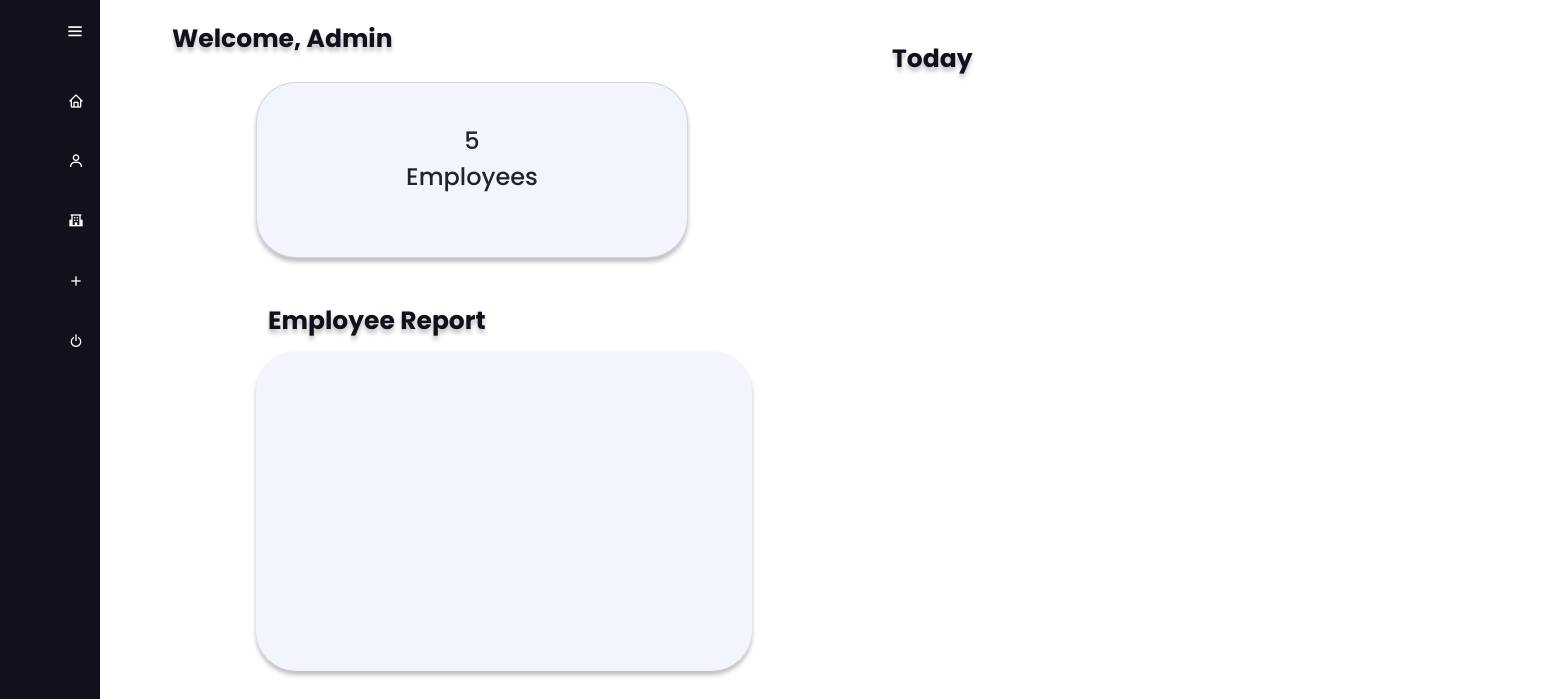
The page /pages/admin/admin-dashboard.php?status=authorized (signed in) on the database as committed earlier.
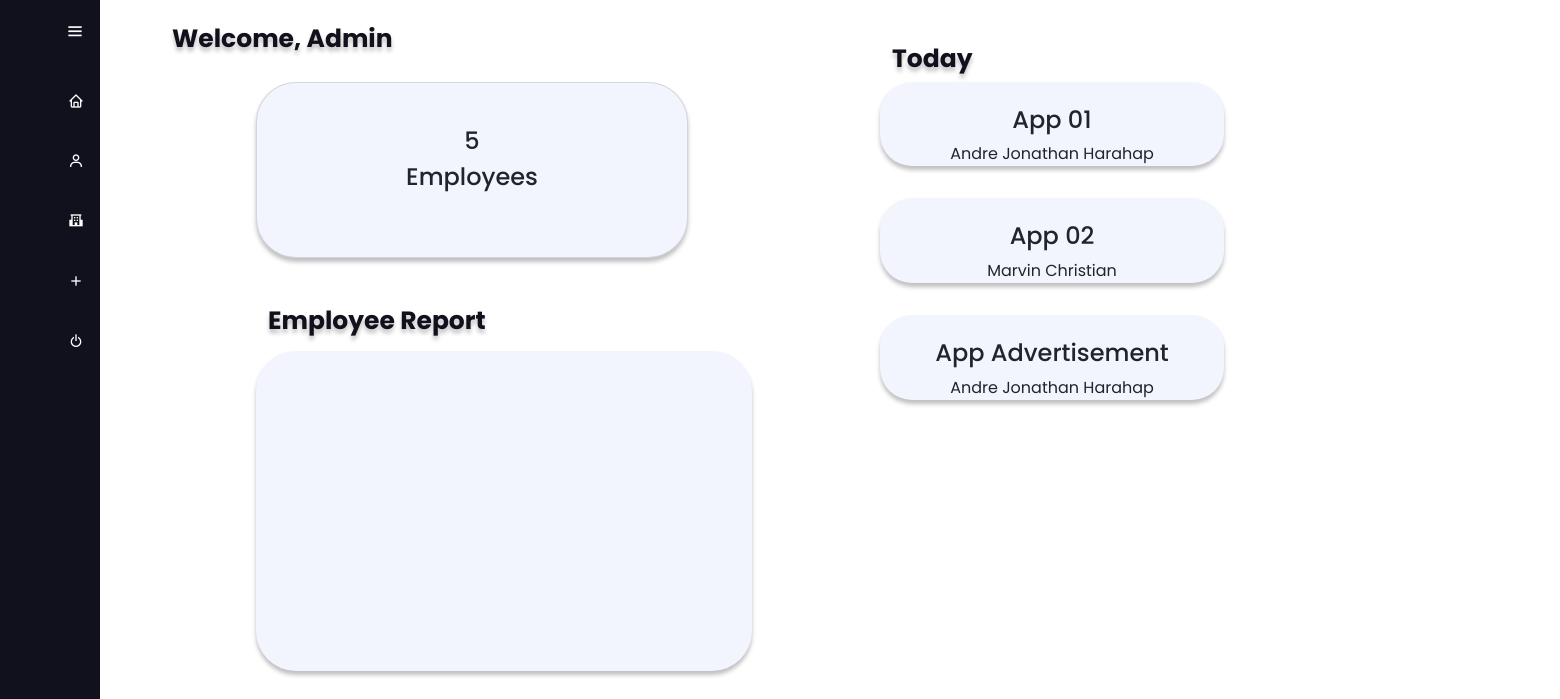
The same page on the database as committed later.
### tables this page shows
CREATE TABLE Project
(
    project_id int NOT NULL,
    project_title text NOT NULL,
    project_desc text NOT NULL,
    pic_id int,
    division_id int,
    PRIMARY KEY(project_id),
    FOREIGN KEY(pic_id) REFERENCES Employee(employee_id),
    FOREIGN KEY(division_id) REFERENCES Division(division_id)
);

CREATE TABLE Employee
(
    employee_id int NOT NULL,
    employee_name varchar(100) NOT NULL,
    employee_email varchar(255),
    employee_phone_no varchar(20),
    sex varchar(1) NOT NULL,
    date_of_birth date NOT NULL,
    division_id int NOT NULL,
    employee_photo varchar(255),
    PRIMARY KEY(employee_id),
    FOREIGN KEY(division_id) REFERENCES Division(division_id)
);

### pages/admin/admin-dashboard.php (the view, shortened to what this page needs)
<?php
include '../../modules/db_connect.php';
$readQuery = "SELECT COUNT(employee_id) AS num_of_employee FROM employee";
$res = mysqli_query($con, $readQuery);
$res = mysqli_fetch_assoc($res);
$totalEmployee = $res['num_of_employee'];
?>
<!DOCTYPE html>
<html lang="en">
<head>
    <link rel="stylesheet" href="../../assets/css/dashboard.css">
    <link href='https://unpkg.com/boxicons@2.0.9/css/boxicons.min.css' rel='stylesheet'>
    <link href="https://cdn.jsdelivr.net/npm/bootstrap@5.1.1/dist/css/bootstrap.min.css" rel="stylesheet">
</head>
<body>
    <div class="sidebar">
        <div class="logo_content">
            <i class='bx bx-menu'id="btn"></i>
        </div>
        <ul class="nav_list">
            <li>
                <a href="admin-dashboard.php">
                    <i class='bx bx-home'></i>
                </a>
            </li>
            <li>
                <a href="employee.php">
                    <i class='bx bx-user'></i>
                </a>
            </li>
            <li>
                <a href="department.php">
                    <i class='bx bxs-school'></i>
                </a>
            </li>
            <li>
                <a href="add-task.php">
                    <i class='bx bx-plus'></i>
                </a>
            </li>
            <li>
                <a href="../../modules/logout.php">
                    <i class='bx bx-power-off'></i>
                </a>
            </li>
        </ul>
    </div>
    <div class="add_content">
        <div class="text">Welcome, Admin</div>
    </div>
    <div class="card">
        <div class="image">
        </div>
        <div class="Title">
            <?php echo "<h4>$totalEmployee</h4>"; ?>
        </div>
        <div class="Title1">
            <h4>Employees</h4>
        </div>
    </div>
    <div class="Day">
        <div class="text3"> Today </div>
    </div>
    <div class="job-container1">
        <div class="row">
        <?php
        $readQuery = "SELECT project_title, pic_id, employee_name FROM project p JOIN employee em ON p.pic_id = em.employee_id LIMIT 5";
        $res = mysqli_query($con,$readQuery);
        if(mysqli_num_rows($res) > 0) {
            while($data = mysqli_fetch_assoc($res)) {
                $projectTitle = $data['project_title'];
                $picName = $data['employee_name'];
        ?>
            <div class="col-lg-12 col-sm-12">
                <div class="jumbotron job2">
                    <div class="info2">
                        <h4><?php echo $projectTitle; ?></h4>
                        <p><?php echo $picName; ?></p>
                    </div>
                </div>
            </div>
        <?php
            }
        }
        ?>
        </div>
    </div>
    <div class="Report">
        <div class="text3">Employee Report</div>
    </div>
    <div class="container4">
</body>
</html>

### assets/css/dashboard.css (style rules this page uses)
* { margin: 0; padding: 0; box-sizing: border-box; font-family: "Poppins", sans-serif; }
html { font-size: 16px; }
body { position: relative; min-height: 100vh; width: 100%; overflow-x: hidden; }
.sidebar { position: fixed; z-index: 999; top: 0; left: 0; height: 100%; width: 100px; background: #11101d; padding: 6px 14px; transition: all 0.5s ease; }
.sidebar #btn { position: absolute; color: #fff; left: 75%; top: 6px; font-size: 20px; height: 50px; width: 50px; text-align: center; line-height: 50px; transform: translateX(-50%); }
.sidebar ul { margin-top: 20px; }
.sidebar ul li { position: relative; height: 60px; width: 100%; margin: 0 5px; list-style: none; line-height: 50px; }
.sidebar ul li a { color: #fff; display: flex; align-items: center; text-decoration: none; transition: all 0.4s ease; border-radius: 12px; white-space: nowrap; }
.sidebar ul li i { height: 50px; min-width: 50px; border-radius: 12px; line-height: 50px; text-align: center; }
.add_content { position: relative; top: 0.5em; left: 20em; width: calc(100% - 250px); left: 10em; transition: all 0.5s ease; }
.add_content .text { margin: 12px; font-size: 25px; font-weight: bolder; text-shadow: 0px 4px 4px rgba(0, 0, 0, 0.25); color: #11101d; }
.card { margin-top: 2em; margin-left: 16em; position: absolute; width: 27em; height: 11em; padding: 20px; box-shadow: 0px 4px 4px rgba(0, 0, 0, 0.25); border-radius: 40px !important; background: #f2f5fe !important; }
.Title { text-align: center; font-size: bolder; }
.image { width: 100px; }
.Title1 { text-align: center; }
.job-container1 { width: 23em; height: 17em; margin-top: -11em; position: relative; left: 55em; }
.job2 { background-color: #f2f5fe; position: relative; margin-bottom: 2em; width: 21.5em; box-shadow: 0px 4px 4px rgba(0, 0, 0, 0.25); border-radius: 2em; text-align: center; padding-top: 1.5em; }
.info2 { text-align: left; }
.Day { position: absolute; top: 1em; height: 100%; width: calc(100% - 250px); left: 55em; transition: all 0.5s ease; }
.Day .text3 { margin: 12px; font-size: 25px; font-weight: bolder; text-shadow: 0px 4px 4px rgba(0, 0, 0, 0.25); color: #11101d; }
.info2 { text-align: center; }
.Report { position: relative; top: -4em; height: 100%; width: calc(100% - 250px); left: 16em; transition: all 0.5s ease; }
.Report .text3 { margin: 12px; font-size: 25px; font-weight: bolder; text-shadow: 0px 4px 4px rgba(0, 0, 0, 0.25); color: #11101d; }
.container4 { margin-top: -4em; margin-left: 16em; position: absolute; width: 31em; height: 20em; padding: 18px; box-shadow: 0px 4px 4px rgba(0, 0, 0, 0.25); border-radius: 40px !important; background: #f2f5fe !important; }

Rows that differ between the two databases and show on the page:
now on this page (row edited): project: project_title "App 01", pic.employee_name "Andre Jonathan Harahap"
added project: project_title "App 02", pic.employee_name "Marvin Christian"
added project: project_title "App Advertisement", pic.employee_name "Andre Jonathan Harahap"
